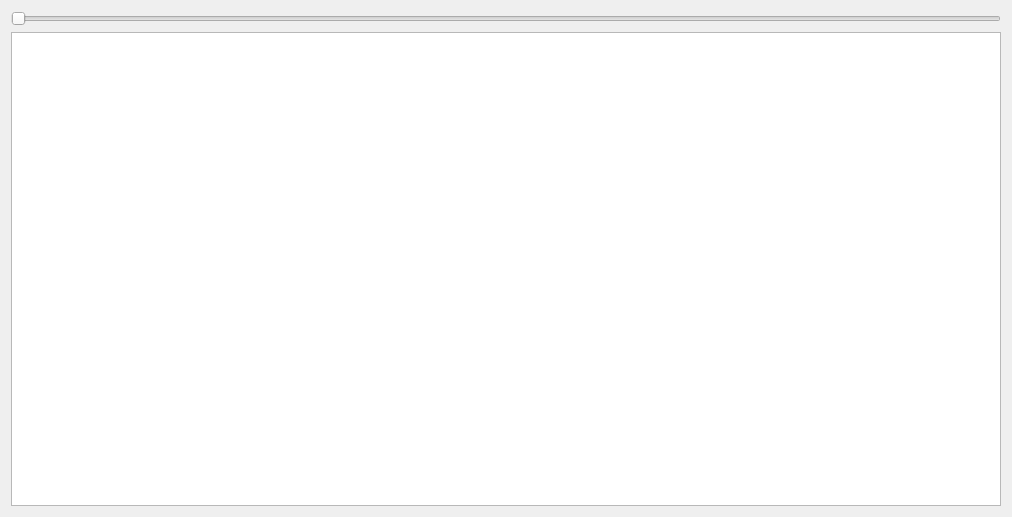
<?xml version="1.0" encoding="UTF-8"?>
<ui version="4.0">
 <class>Blending</class>
 <widget class="QDialog" name="Blending">
  <property name="geometry">
   <rect>
    <x>0</x>
    <y>0</y>
    <width>1012</width>
    <height>517</height>
   </rect>
  </property>
  <property name="windowTitle">
   <string>Dialog</string>
  </property>
  <layout class="QGridLayout" name="gridLayout">
   <item row="0" column="0">
    <widget class="QSlider" name="alphaSlider">
     <property name="orientation">
      <enum>Qt::Horizontal</enum>
     </property>
    </widget>
   </item>
   <item row="1" column="0">
    <widget class="QGraphicsView" name="pixelDataGraphics"/>
   </item>
  </layout>
 </widget>
 <resources/>
 <connections/>
</ui>
